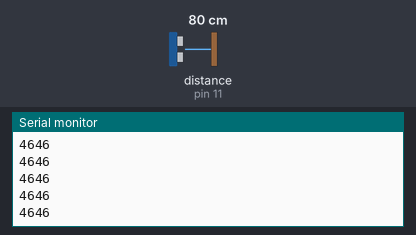
The sketch below on a simulated Arduino Uno, built with avr-gcc and run on an emulated ATmega328P. Shown: the last lines printed to the serial monitor. Wiring (inferred from the names in the program): ultrasonic range finder: trigger pin 12; echo pin 11. The inputs (shaded band) are chosen by the test bench; at power-on: distance to the obstacle (sensor on pin 11) 80 cm. The echo pulse lasts 58.3 µs per cm.

Above: at 1.2 s.
1.3 s: distance to the obstacle (sensor on pin 11) set to 2 cm
At 2.1 s:
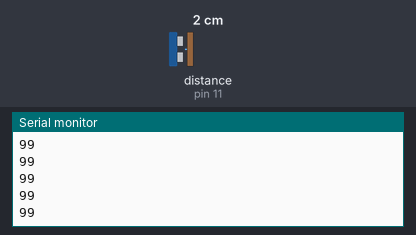
2.8 s: distance to the obstacle (sensor on pin 11) set to 4 cm
At 3.5 s:
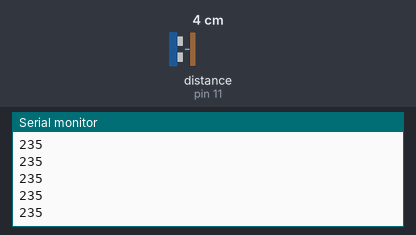
Timing chart, 0 to 5.8 s (numbered marks = the images above; inputs shaded):
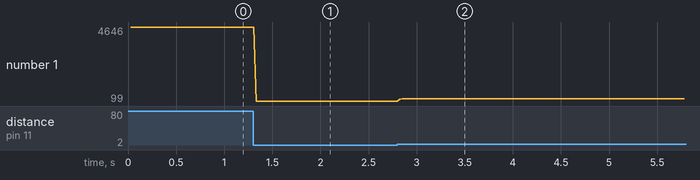

The sketch:

Lesson_53_-_Connecting_the_HC-SR04_Sensor.ino
```cpp
//We are learning how to use the supersonic HC-SR04 Sensor
//Declaring Variables
int TRIGGER_PIN = 12;
int ECHO_PIN = 11;
int DELAY_MICRO = 10;
int PING_TRAVEL_TIME;
int DELAY = 25;


void setup() {
  //Starting Serial Monitor
  Serial.begin(9600);

  //Starting Pins
  pinMode(TRIGGER_PIN, OUTPUT);
  pinMode(ECHO_PIN, INPUT);
}


void loop() {
  //Sending out a pulse
  //We need to send the trigger pin low, high, low with a tiny bit of delay
  digitalWrite(TRIGGER_PIN, LOW);
  delayMicroseconds(DELAY_MICRO);
  digitalWrite(TRIGGER_PIN, HIGH);
  delayMicroseconds(DELAY);
  digitalWrite(TRIGGER_PIN, LOW);
  delayMicroseconds(DELAY_MICRO);

  //Getting Value of Ping Travel Time
  //The "pulseIn" Reads a pulse (either HIGH or LOW) on a pin
  //For example, if value is HIGH, pulseIn() waits for the pin to go from LOW to HIGH, starts timing, then waits for the pin to go LOW and stops timing
  //Returns the length of the pulse in microseconds or gives up and returns 0 if no complete pulse was received within the timeout.
  PING_TRAVEL_TIME = pulseIn(ECHO_PIN, HIGH);
  delay(DELAY);

  //Printing Values
  Serial.println(PING_TRAVEL_TIME);
}
```

Measured:
- after the input at 1.3 s, the serial monitor: prints a new line at once (image 1)
- after the input at 2.8 s, the serial monitor: prints a new line at once (image 2)
- plotted number 1: 4646 → 99 after the input at 1.3 s, 99 → 235 after the input at 2.8 s
